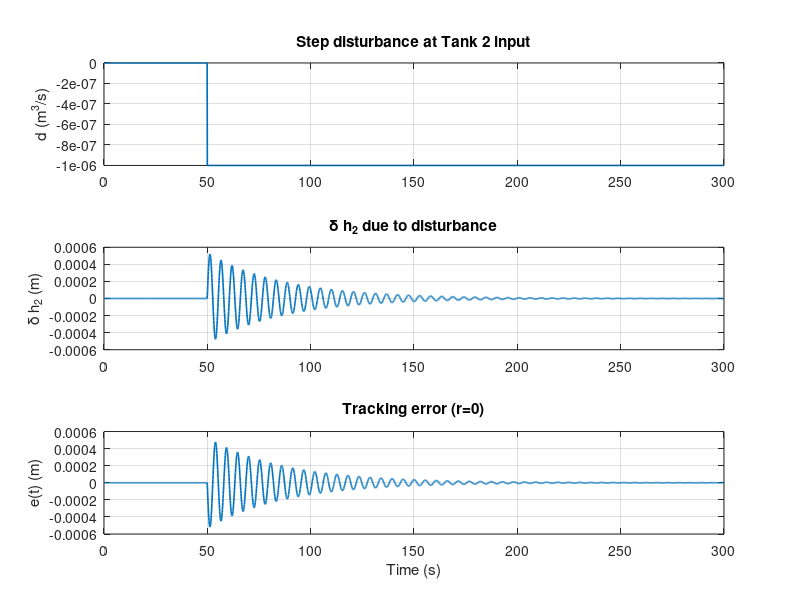

Write the MATLAB code that produced this figure.
%% 1) Tuned PIDF (note: pid(Kp,Ki,Kd,N) where N = 1/Tf)
K_p = 1; K_i = 0.04; K_d = 0.25; N = 1e4;     % Tf=1/N=1e-4 s
G_controller = pid(K_p, K_i, K_d, N);

%% 2) Pump
K_pump = 3.5e-6;
G_pump  = zpk([],[],K_pump);

%% 3) Tank models (check A_02 typing!)
g = 9.81;
A_1 = 1.59e-3;  A_01 = 1.96e-5;  C_d1 = 0.662;  h_10 = 15e-2;
A_2 = 1.59e-3;  A_02 = 1.263e-5; C_d2 = 0.708;  h_20 = 7e-2;

G_1 = tf([1/A_1],[1 (A_01*C_d1*sqrt(2*g))/(A_1*2*sqrt(h_10))]);
G_2 = tf([1/A_2],[1 (A_02*C_d2*sqrt(2*g))/(A_2*2*sqrt(h_20))]);

%% 4) Closed-loop maps
L  = G_controller*G_pump*G_1*G_2;
T  = feedback(L,1);             % reference -> delta h2
S  = feedback(1,L);             % sensitivity
Td = minreal(-G_2*S);           % disturbance (flow into Tank 2) -> delta h2

%% 5) Theoretical steady-state error for a step disturbance
D0  = -1e-6;                    % e.g., -1 mL/s step (negative inflow)
yss = dcgain(Td)*D0;            % delta h2 at steady state
ess = -yss;                     % with r=0, e = -y
fprintf('Predicted: y_ss = %.3e m,  e_ss = %.3e m (should be ~0)\n', yss, ess);

%% 6) Time simulation of disturbance-only case (delayed step at t=50 s)
tEnd = 300; dt = 0.1; t = 0:dt:tEnd;
d = zeros(size(t)); d(t>=50) = D0;     % additive step flow at Tank 2 input
y_d = lsim(Td, d, t);                  % output due to disturbance
e_d = -y_d;                            % error when r(t)=0

figure;
subplot(3,1,1); plot(t,d,'LineWidth',1.2); grid on;
ylabel('d (m^3/s)'); title('Step disturbance at Tank 2 input');

subplot(3,1,2); plot(t,y_d,'LineWidth',1.2); grid on;
ylabel('\delta h_2 (m)'); title('\delta h_2 due to disturbance');

subplot(3,1,3); plot(t,e_d,'LineWidth',1.2); grid on;
ylabel('e(t) (m)'); xlabel('Time (s)'); title('Tracking error (r=0)');